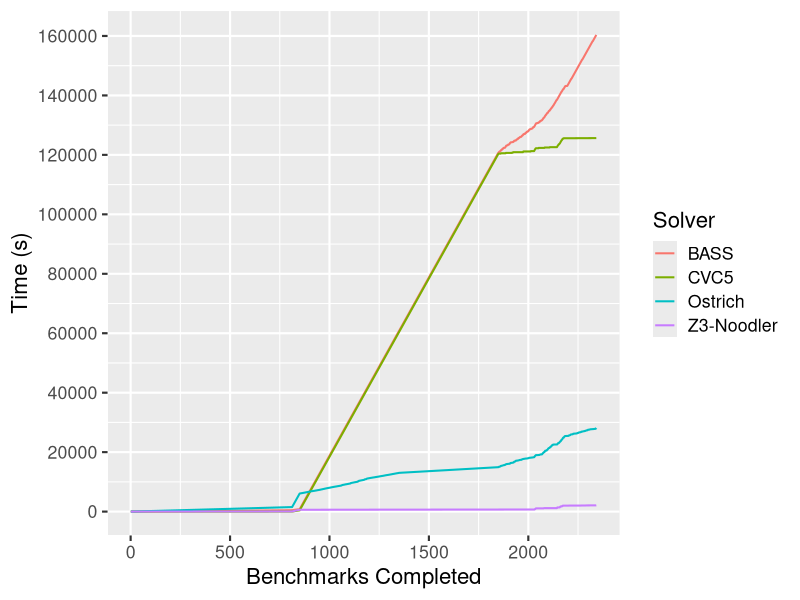
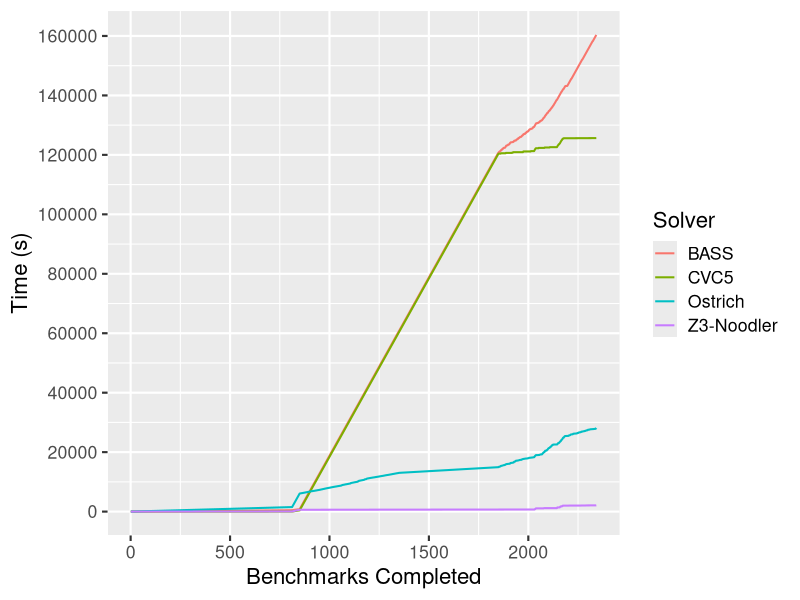

The R source for these figures, in order:
library(ggplot2)
library(tidyr)

smt <- read.csv("results/all_times.csv", header=TRUE)

smt$cs_bass <- cumsum(smt$bass_time)
smt$cs_cvc5 <- cumsum(smt$cvc5_time)
smt$cs_ostrich <- cumsum(smt$ostrich_time)
smt$cs_z3 <- cumsum(smt$z3_time)
smt$bench_id <- 1:nrow(smt)

# Reshape to long format for ggplot2
smt_long <- pivot_longer(
  smt,
  cols = c(cs_bass, cs_cvc5, cs_ostrich, cs_z3),
  names_to = "solver",
  values_to = "cumulative_time"
)
# Set custom labels using factor levels (order matters!)
smt_long$solver <- factor(
  smt_long$solver,
  levels = c("cs_bass", "cs_cvc5", "cs_ostrich", "cs_z3"),
  labels = c("BASS", "CVC5", "Ostrich", "Z3-Noodler")
)
# # Set colors for solvers
# solver_colors <- c(
#   cs_bass = "red",
#   cs_ostrich = "green",
#   cs_z3 = "purple"
# )


# Assuming your data is already in long format as 'smt_long'
ggplot(smt_long, aes(x = bench_id, y = cumulative_time, color = solver)) +
  geom_line(size = 0.7) +
  labs(
    x = "Benchmarks Completed",
    y = "Time (s)",
    color = "Solver"
  ) +
    scale_x_continuous(breaks = seq(0, max(smt_long$bench_id), by = 500)) +
    scale_y_continuous(breaks = seq(0, max(smt_long$cumulative_time), by = 20000)) +
  theme_grey(base_size = 16) +
  theme(
    legend.position = "right"
  )

ggsave("plots/smt-plot.png", width = 10, height = 6)
